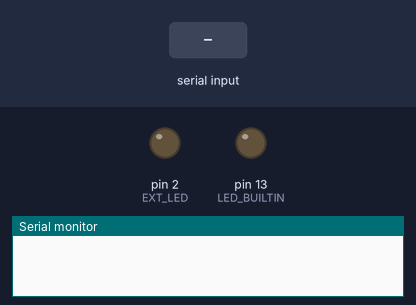
Simulated run of this sketch. Board: Arduino Uno, built with avr-gcc and run on an emulated ATmega328P. On the bench: output pins drawn as LEDs (lit = HIGH), the last lines printed to the serial monitor. Dashed ring = blinking. The inputs (shaded band) are chosen by the test bench. Random numbers use the default seed unless the sketch sets one.

Above: at 1.2 s.
1.3 s: "STREAMING\n" received over Serial
At 1.45 s:
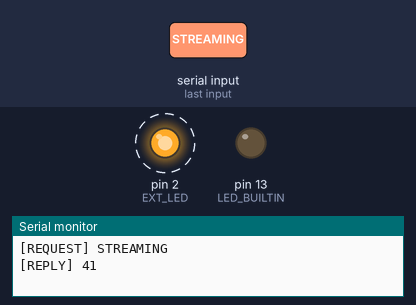
4.3 s: "TOGGLE_BUILTIN_LED\n" received over Serial
At 4.66 s:
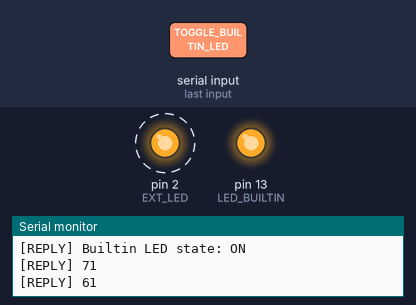
7.3 s: "TURN_LED_ON\n" received over Serial
Timing chart, 0 to 16.3 s (numbered marks = the images above; inputs shaded):
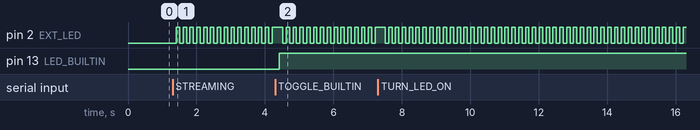

Measured:
- after the input at 1.3 s, pin 2 (EXT_LED): alternates HIGH for 0.10 s and LOW for 0.10 s, starting after 0.11 s
- after the input at 4.3 s, pin 13 (LED_BUILTIN): LOW → HIGH after 0.12 s

The sketch:

1.ino
```cpp
#define EXT_LED 2

// Utility functions (add as needed)
void SetBuildInLED(){
  static boolean led_state = true;
  digitalWrite(LED_BUILTIN, led_state);

  if (led_state)
    Serial.println("[REPLY] Builtin LED state: ON");
  else
    Serial.println("[REPLY] Builtin LED state: OFF");

  led_state = !led_state;
}

void TURN_LED_ON(){
  digitalWrite(EXT_LED, HIGH);

  Serial.println("[REPLY] External LED state: ON");
}

void TURN_LED_OFF(){
  digitalWrite(EXT_LED, LOW);

  Serial.println("[REPLY] External LED state: OFF");
}

void StreamData(){
  static boolean external_led_state = false;

  external_led_state = !external_led_state;
  digitalWrite(EXT_LED,external_led_state);

  Serial.println("[REPLY] " + String(random(101)));

}

void StopStream(){
  Serial.println("[REPLY] STREAM STOPPED");
}

void UnknownReply(String req){
  Serial.println("[REPLY] Unknown request: " + req + ".");
}

//NOTE: you must not use delay() in these functions


void setup() {
  Serial.begin(9600);

  Serial.setTimeout(100);

  pinMode(LED_BUILTIN, OUTPUT);
  pinMode(EXT_LED, OUTPUT);
}

void loop() {
  static boolean stream = false;
  boolean unknown_req = true;
  String request = Serial.readString();

  if(request.length() > 0){
    if(request.endsWith(String('\n')))
      request.remove(request.length()-1);

    Serial.println("[REQUEST] " + request);
  }
  else{
    if (stream)
      request = "STREAMING";
  }

  //Translate String Requests into Actions
  if (request.equals("TOGGLE_BUILTIN_LED")){
    SetBuildInLED();
    unknown_req = false;
  }

  if (request.equals("TURN_LED_ON")){
    TURN_LED_ON();
    unknown_req = false;
  }

  if (request.equals("TURN_LED_OFF")){
    TURN_LED_OFF();
    unknown_req = false;
  }

  if (request.equals("STOP")){
    stream = false;
    StopStream();
    unknown_req = false;
  }

  if (request.equals("STREAMING")){
    stream = true;
    StreamData();
    unknown_req = false;
  }
}
```
